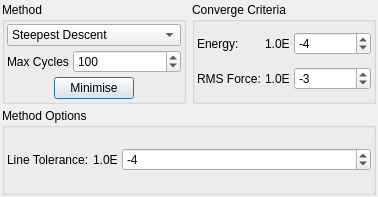
<ui version="4.0" >
 <class>MinimiserDialog</class>
 <widget class="QDialog" name="MinimiserDialog" >
  <property name="geometry" >
   <rect>
    <x>0</x>
    <y>0</y>
    <width>378</width>
    <height>197</height>
   </rect>
  </property>
  <property name="windowTitle" >
   <string>Minimiser</string>
  </property>
  <property name="windowIcon" >
   <iconset resource="icons.qrc" >:/stackicons/icons/stack_minimiser.svg</iconset>
  </property>
  <layout class="QVBoxLayout" >
   <property name="margin" >
    <number>2</number>
   </property>
   <property name="spacing" >
    <number>4</number>
   </property>
   <item>
    <layout class="QHBoxLayout" >
     <property name="margin" >
      <number>0</number>
     </property>
     <property name="spacing" >
      <number>6</number>
     </property>
     <item>
      <widget class="QGroupBox" name="groupBox" >
       <property name="sizePolicy" >
        <sizepolicy>
         <hsizetype>1</hsizetype>
         <vsizetype>1</vsizetype>
         <horstretch>0</horstretch>
         <verstretch>0</verstretch>
        </sizepolicy>
       </property>
       <property name="title" >
        <string>Method</string>
       </property>
       <layout class="QVBoxLayout" >
        <property name="margin" >
         <number>2</number>
        </property>
        <property name="spacing" >
         <number>4</number>
        </property>
        <item>
         <widget class="QComboBox" name="MinimiserMethodCombo" >
          <property name="sizePolicy" >
           <sizepolicy>
            <hsizetype>7</hsizetype>
            <vsizetype>0</vsizetype>
            <horstretch>0</horstretch>
            <verstretch>0</verstretch>
           </sizepolicy>
          </property>
          <item>
           <property name="text" >
            <string>Steepest Descent</string>
           </property>
          </item>
          <item>
           <property name="text" >
            <string>Conjugate Gradient</string>
           </property>
          </item>
          <item>
           <property name="text" >
            <string>Monte Carlo (Molecular)</string>
           </property>
          </item>
          <item>
           <property name="text" >
            <string>Simplex</string>
           </property>
          </item>
         </widget>
        </item>
        <item>
         <layout class="QHBoxLayout" >
          <property name="margin" >
           <number>0</number>
          </property>
          <property name="spacing" >
           <number>4</number>
          </property>
          <item>
           <widget class="QLabel" name="label_46" >
            <property name="text" >
             <string>Max Cycles</string>
            </property>
           </widget>
          </item>
          <item>
           <widget class="QSpinBox" name="MinimiseCyclesSpin" >
            <property name="sizePolicy" >
             <sizepolicy>
              <hsizetype>7</hsizetype>
              <vsizetype>0</vsizetype>
              <horstretch>0</horstretch>
              <verstretch>0</verstretch>
             </sizepolicy>
            </property>
            <property name="maximum" >
             <number>10000</number>
            </property>
            <property name="minimum" >
             <number>1</number>
            </property>
            <property name="singleStep" >
             <number>2</number>
            </property>
            <property name="value" >
             <number>100</number>
            </property>
           </widget>
          </item>
         </layout>
        </item>
        <item>
         <layout class="QHBoxLayout" >
          <property name="margin" >
           <number>0</number>
          </property>
          <property name="spacing" >
           <number>4</number>
          </property>
          <item>
           <spacer>
            <property name="orientation" >
             <enum>Qt::Horizontal</enum>
            </property>
            <property name="sizeHint" >
             <size>
              <width>21</width>
              <height>20</height>
             </size>
            </property>
           </spacer>
          </item>
          <item>
           <widget class="QPushButton" name="MinimiseButton" >
            <property name="text" >
             <string>Minimise</string>
            </property>
           </widget>
          </item>
          <item>
           <spacer>
            <property name="orientation" >
             <enum>Qt::Horizontal</enum>
            </property>
            <property name="sizeHint" >
             <size>
              <width>21</width>
              <height>20</height>
             </size>
            </property>
           </spacer>
          </item>
         </layout>
        </item>
       </layout>
      </widget>
     </item>
     <item>
      <widget class="QGroupBox" name="ConvergenceGroup" >
       <property name="sizePolicy" >
        <sizepolicy>
         <hsizetype>7</hsizetype>
         <vsizetype>1</vsizetype>
         <horstretch>0</horstretch>
         <verstretch>0</verstretch>
        </sizepolicy>
       </property>
       <property name="title" >
        <string>Converge Criteria</string>
       </property>
       <layout class="QGridLayout" >
        <property name="margin" >
         <number>2</number>
        </property>
        <property name="spacing" >
         <number>4</number>
        </property>
        <item row="0" column="0" >
         <widget class="QLabel" name="label_9" >
          <property name="sizePolicy" >
           <sizepolicy>
            <hsizetype>1</hsizetype>
            <vsizetype>5</vsizetype>
            <horstretch>0</horstretch>
            <verstretch>0</verstretch>
           </sizepolicy>
          </property>
          <property name="text" >
           <string>Energy:</string>
          </property>
         </widget>
        </item>
        <item row="1" column="1" >
         <widget class="QLabel" name="label_45" >
          <property name="sizePolicy" >
           <sizepolicy>
            <hsizetype>1</hsizetype>
            <vsizetype>5</vsizetype>
            <horstretch>0</horstretch>
            <verstretch>0</verstretch>
           </sizepolicy>
          </property>
          <property name="text" >
           <string>1.0E</string>
          </property>
         </widget>
        </item>
        <item row="0" column="1" >
         <widget class="QLabel" name="label_26" >
          <property name="sizePolicy" >
           <sizepolicy>
            <hsizetype>1</hsizetype>
            <vsizetype>5</vsizetype>
            <horstretch>0</horstretch>
            <verstretch>0</verstretch>
           </sizepolicy>
          </property>
          <property name="text" >
           <string>1.0E</string>
          </property>
         </widget>
        </item>
        <item row="1" column="0" >
         <widget class="QLabel" name="label_10" >
          <property name="sizePolicy" >
           <sizepolicy>
            <hsizetype>1</hsizetype>
            <vsizetype>5</vsizetype>
            <horstretch>0</horstretch>
            <verstretch>0</verstretch>
           </sizepolicy>
          </property>
          <property name="text" >
           <string>RMS Force:</string>
          </property>
         </widget>
        </item>
        <item row="0" column="2" >
         <widget class="QSpinBox" name="EnergyConvergeSpin" >
          <property name="sizePolicy" >
           <sizepolicy>
            <hsizetype>7</hsizetype>
            <vsizetype>0</vsizetype>
            <horstretch>0</horstretch>
            <verstretch>0</verstretch>
           </sizepolicy>
          </property>
          <property name="maximum" >
           <number>1</number>
          </property>
          <property name="minimum" >
           <number>-10</number>
          </property>
          <property name="value" >
           <number>-4</number>
          </property>
         </widget>
        </item>
        <item row="1" column="2" >
         <widget class="QSpinBox" name="ForceConvergeSpin" >
          <property name="enabled" >
           <bool>true</bool>
          </property>
          <property name="sizePolicy" >
           <sizepolicy>
            <hsizetype>7</hsizetype>
            <vsizetype>0</vsizetype>
            <horstretch>0</horstretch>
            <verstretch>0</verstretch>
           </sizepolicy>
          </property>
          <property name="maximum" >
           <number>1</number>
          </property>
          <property name="minimum" >
           <number>-10</number>
          </property>
          <property name="value" >
           <number>-3</number>
          </property>
         </widget>
        </item>
       </layout>
      </widget>
     </item>
    </layout>
   </item>
   <item>
    <widget class="QGroupBox" name="MethodOptionsGroup" >
     <property name="sizePolicy" >
      <sizepolicy>
       <hsizetype>1</hsizetype>
       <vsizetype>1</vsizetype>
       <horstretch>0</horstretch>
       <verstretch>0</verstretch>
      </sizepolicy>
     </property>
     <property name="title" >
      <string>Method Options</string>
     </property>
     <layout class="QVBoxLayout" >
      <property name="margin" >
       <number>2</number>
      </property>
      <property name="spacing" >
       <number>4</number>
      </property>
      <item>
       <widget class="QStackedWidget" name="MethodOptionsStack" >
        <property name="sizePolicy" >
         <sizepolicy>
          <hsizetype>7</hsizetype>
          <vsizetype>1</vsizetype>
          <horstretch>0</horstretch>
          <verstretch>0</verstretch>
         </sizepolicy>
        </property>
        <property name="currentIndex" >
         <number>1</number>
        </property>
        <widget class="QWidget" name="MinimiseSDPage" >
         <layout class="QHBoxLayout" >
          <property name="margin" >
           <number>0</number>
          </property>
          <property name="spacing" >
           <number>4</number>
          </property>
          <item>
           <layout class="QHBoxLayout" >
            <property name="margin" >
             <number>0</number>
            </property>
            <property name="spacing" >
             <number>4</number>
            </property>
            <item>
             <widget class="QLabel" name="label_20" >
              <property name="sizePolicy" >
               <sizepolicy>
                <hsizetype>1</hsizetype>
                <vsizetype>5</vsizetype>
                <horstretch>0</horstretch>
                <verstretch>0</verstretch>
               </sizepolicy>
              </property>
              <property name="text" >
               <string>Line Tolerance:</string>
              </property>
             </widget>
            </item>
            <item>
             <widget class="QLabel" name="label_21" >
              <property name="sizePolicy" >
               <sizepolicy>
                <hsizetype>1</hsizetype>
                <vsizetype>5</vsizetype>
                <horstretch>0</horstretch>
                <verstretch>0</verstretch>
               </sizepolicy>
              </property>
              <property name="text" >
               <string>1.0E</string>
              </property>
             </widget>
            </item>
            <item>
             <widget class="QSpinBox" name="SDLineToleranceSpin" >
              <property name="sizePolicy" >
               <sizepolicy>
                <hsizetype>7</hsizetype>
                <vsizetype>0</vsizetype>
                <horstretch>0</horstretch>
                <verstretch>0</verstretch>
               </sizepolicy>
              </property>
              <property name="maximum" >
               <number>-1</number>
              </property>
              <property name="minimum" >
               <number>-10</number>
              </property>
              <property name="value" >
               <number>-4</number>
              </property>
             </widget>
            </item>
           </layout>
          </item>
         </layout>
        </widget>
        <widget class="QWidget" name="MethodCGOptionsPage" >
         <layout class="QVBoxLayout" >
          <property name="margin" >
           <number>0</number>
          </property>
          <property name="spacing" >
           <number>4</number>
          </property>
          <item>
           <layout class="QHBoxLayout" >
            <property name="margin" >
             <number>0</number>
            </property>
            <property name="spacing" >
             <number>4</number>
            </property>
            <item>
             <widget class="QLabel" name="label_47" >
              <property name="sizePolicy" >
               <sizepolicy>
                <hsizetype>1</hsizetype>
                <vsizetype>5</vsizetype>
                <horstretch>0</horstretch>
                <verstretch>0</verstretch>
               </sizepolicy>
              </property>
              <property name="text" >
               <string>Line Tolerance:</string>
              </property>
             </widget>
            </item>
            <item>
             <widget class="QLabel" name="label_48" >
              <property name="sizePolicy" >
               <sizepolicy>
                <hsizetype>1</hsizetype>
                <vsizetype>5</vsizetype>
                <horstretch>0</horstretch>
                <verstretch>0</verstretch>
               </sizepolicy>
              </property>
              <property name="text" >
               <string>1.0E</string>
              </property>
             </widget>
            </item>
            <item>
             <widget class="QSpinBox" name="CGLineToleranceSpin" >
              <property name="sizePolicy" >
               <sizepolicy>
                <hsizetype>7</hsizetype>
                <vsizetype>0</vsizetype>
                <horstretch>0</horstretch>
                <verstretch>0</verstretch>
               </sizepolicy>
              </property>
              <property name="maximum" >
               <number>-1</number>
              </property>
              <property name="minimum" >
               <number>-10</number>
              </property>
              <property name="value" >
               <number>-4</number>
              </property>
             </widget>
            </item>
           </layout>
          </item>
         </layout>
        </widget>
        <widget class="QWidget" name="MethodMCOptionsPage" />
        <widget class="QWidget" name="MethodSimplexOptionsPage" />
       </widget>
      </item>
     </layout>
    </widget>
   </item>
  </layout>
 </widget>
 <resources>
  <include location="icons.qrc" />
 </resources>
 <connections/>
</ui>
